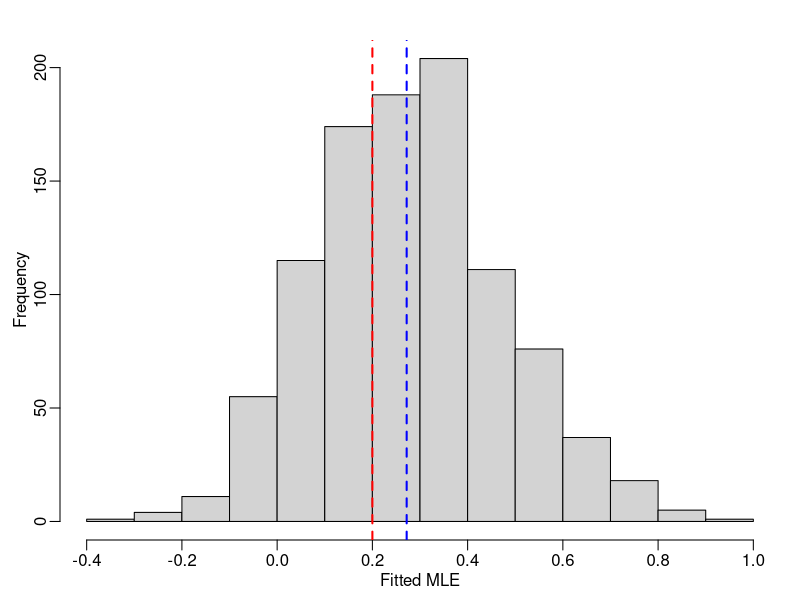

Write R code to recreate this figure.
## ---- chunk 1
knitr::opts_chunk$set(echo = TRUE)
par(mar=c(3,3,2,1), mgp=c(1.5,0.5,0))
## ---- chunk 2
logistic <- function(t) 1/(1+exp(-t))
## ---- chunk 3
n <- 400
p <- 80
kappa <- p/n

Sigma <- toeplitz(0.2^(0:(p-1))) # covariance matrix
R <- chol(Sigma)

non_null <- sample(1:p, p/2, replace = FALSE) 
beta <- numeric(p)
beta[non_null] <- 0.2
## ---- chunk 4
B <- 1000
betas <- matrix(0, B, p)

for(i in 1:B){
  X <- matrix(rnorm(n*p, 0, 1), n, p)  %*% R
  Y <- rbinom(n, 1, logistic(X%*%beta))
  fit <-  glm(Y~X+0, family = binomial)
  betas[i,] <- coef(fit)
}
## ---- chunk 5
j <- sample(non_null,1)
hist(betas[,j], xlab = "Fitted MLE", main = "")
abline(v = beta[j], lty = "dashed", col = "red", lwd = 2)
abline(v=1.36*beta[j], lty = "dashed", col = "blue", lwd = 2)
## ---- chunk 6
# calculated parameters in this example
alpha_s <- 1.36
sigma_s <- 3.64
lambda_s <- 1.98
## ---- chunk 7
tau <- 1/sqrt(diag(solve(Sigma)))
## ---- chunk 8
# adjusted 90% confidence interval 
ci.low <- (betas + sigma_s / sqrt(n) / matrix(rep(tau, n), B, p, byrow = TRUE) * qnorm(0.05))/alpha_s
ci.up <-  (betas + sigma_s / sqrt(n) / matrix(rep(tau, n), B, p, byrow = TRUE)  * qnorm(0.95))/alpha_s
## ---- chunk 9
mean((beta[j]> ci.low[,j]) & (beta[j]< ci.up[,j])) 
## ---- chunk 10
mean((matrix(rep(beta, n), B, p, byrow = TRUE) > ci.low) & (matrix(rep(beta, n), B, p, byrow = TRUE) < ci.up)) 
